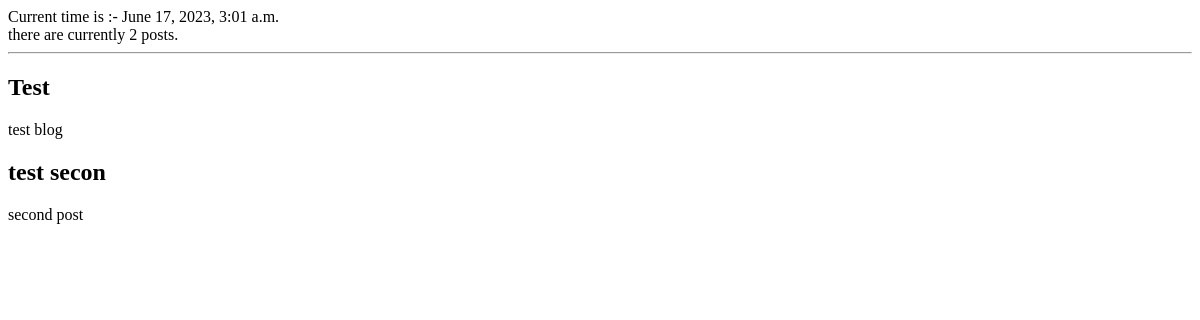
Before: / with the older database file.
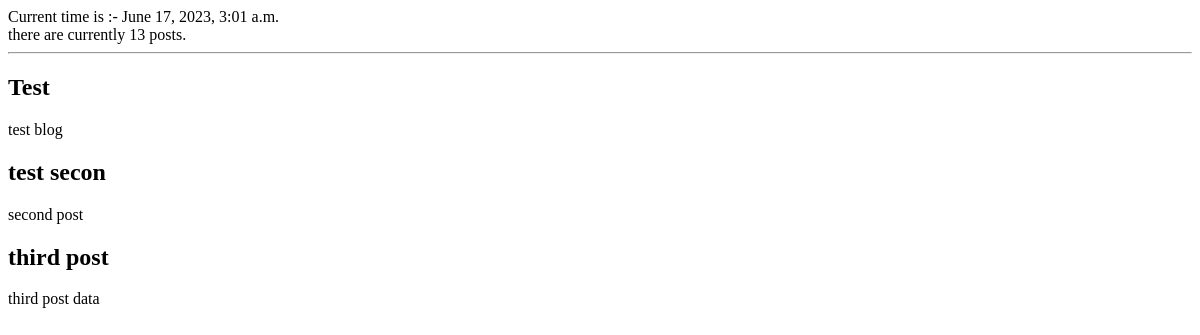
After: the same page with the newer database file.
### post/models.py (models this page shows, shortened)
class Post(models.Model):
    title = models.CharField(max_length=25)
    body = models.CharField(max_length=500)

### testapp/views.py (the view)
# urls.py: path('',welcome )
def welcome(request):
    return render(request, "testapp/welcome.html",
                  {"current_time": datetime.now(),
                "posts": Post.objects.all(),
                "num_post": Post.objects.count()})

### testapp/templates/testapp/welcome.html (shortened to what this page needs)
{% extends 'base.html' %}
{% block content %}
Current time is :- {{current_time}}
<br>
there are currently {{num_post}} posts.
<hr>
{% for post in posts %}
<h2> {{post.title}} </h2>
<p> {{post.body}} </p>
{% endfor %}
{% endblock %}

### testapp/templates/base.html (shortened to what this page needs)
<!DOCTYPE html>
<html>
    <head>
        <link rel="stylesheet" href="">
    </head>
    <body>
        {% block content %}
        {% endblock %}
    </body>
</html>

Changed rows visible on the page:
added Post: title "third post", body "third post data"
Other visible differences:
{{ num_post }}: "2" → "13"
